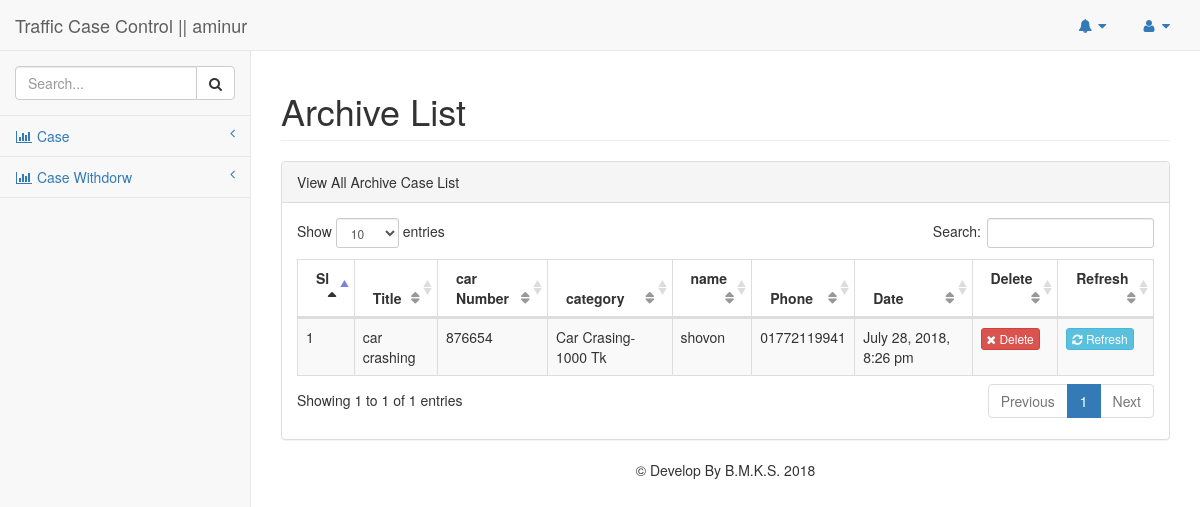
Page /archive.php (signed in) on the committed database.
### tables this page shows
CREATE TABLE `cases` (
  `id` int(11) NOT NULL,
  `title` varchar(255) NOT NULL,
  `car_number` varchar(255) NOT NULL,
  `cat_id` int(11) NOT NULL,
  `vname` varchar(255) NOT NULL,
  `vemail` varchar(255) NOT NULL,
  `vphone` varchar(255) NOT NULL,
  `details` text NOT NULL,
  `status` int(11) NOT NULL DEFAULT '0',
  `withdrow` int(11) NOT NULL DEFAULT '0',
  `date` timestamp NOT NULL DEFAULT CURRENT_TIMESTAMP
);

CREATE TABLE `category` (
  `cat_id` int(11) NOT NULL,
  `name` varchar(255) NOT NULL
);

### lib/Database.php (called while the page is built, shortened)
<?php
Class Database{
 public $host   = DB_HOST;
 public $user   = DB_USER;
 public $pass   = DB_PASS;
 public $dbname = DB_NAME;
 public $link;
private function connectDB(){
 $this->link = new mysqli($this->host, $this->user, $this->pass,
  $this->dbname);
 }
public function select($query){
  $result = $this->link->query($query) or
   die($this->link->error.__LINE__);
  if($result->num_rows > 0){
    return $result;
  } else {
    return false;
  }
 }
}

### classes/Casecontrol.php (called while the page is built, shortened)
<?php
include_once ('lib/Database.php');
include_once ('helpers/Format.php');
class Casecontrol{
    private $db;
     public function __construct()
     {
         $this->db = new Database();
     }
     public function getAllArchiveCases(){
        $query = "select cases.*, category.name from cases
                INNER JOIN category
                ON cases.cat_id = category.cat_id
                where cases.withdrow = 1 order by cases.title desc
        ";
        $result = $this->db->select($query);
        return $result;
     }
}

### helpers/Format.php (called while the page is built, shortened)
<?php
class Format{
 public function formatDate($date){
  return date('F j, Y, g:i a', strtotime($date));
 }
}
?>

### archive.php (the view, shortened to what this page needs)
<?php include 'inc/head.php'; ?>
<div id="wrapper">
<?php include 'inc/top.php'; ?>
<?php include 'inc/sidebar.php'; ?>
<?php
include_once ('lib/Database.php');
include_once ('helpers/Format.php');
include_once ('classes/Casecontrol.php');
 ?>
<div id="page-wrapper">
            <div class="row">
                <div class="col-lg-12">
                    <h1 class="page-header">Archive List</h1>
                </div>
            </div>
            <div class="row">
                <div class="col-lg-12">
                    <div class="panel panel-default">
                        <div class="panel-heading">
                            View All Archive Case List
                        </div>
                        <div class="panel-body">
                            <table width="100%" class="table table-striped table-bordered table-hover" id="dataTables-example">
                                <thead>
                                    <tr>
                                        <th>Sl</th>
                                        <th>Title</th>
                                        <th>car Number</th>
                                        <th>category</th>
                                        <th>name</th>
                                        <th>Phone</th>
                                        <th>Date</th>
                                        <th>Delete</th>
                                        <th>Refresh</th>
                                    </tr>
                                </thead>
                                <tbody>
                                <?php
                                $fm = new Format();
                                $case = new Casecontrol();
                                $getArchivecases = $case->getAllArchiveCases();
                                if($getArchivecases){
                                    $i = 0;
                                    while($result = $getArchivecases->fetch_assoc()){
                                    $i++;
                                ?>
                                    <tr class="odd gradeX">
                                        <td><?php echo $i; ?></td>
                                        <td><?php echo $result['title']; ?></td>
                                        <td><?php echo $result['car_number']; ?></td>
                                        <td><?php echo $result['name']; ?></td>
                                        <td><?php echo $result['vname']; ?></td>
                                        <td><?php echo $result['vphone']; ?></td>
                                        <td><?php echo $fm->formatDate($result['date']); ?></td>
<td class="center"><a class="btn btn-xs btn-danger" onclick="return confirm('Are You Sure Want To Delete')" href="?delcaseid=<?php echo $result['id']; ?>"><i class="fa fa-remove"></i> Delete</a></td>
<td class="center"><a class="btn btn-xs btn-info"  href="?refreshid=<?php echo $result['id']; ?>"><i class="fa fa-refresh"></i> Refresh</a></td>
                                    </tr>
                                    <?php } } ?>
                                </tbody>
                            </table>
                        </div>
                    </div>
                </div>
            </div>
<?php include 'inc/footer.php'; ?>

### rows in the picture
cases: title "car crashing", car_number "876654", cat.name "Car Crasing-1000 Tk", vname "shovon", vphone "01772119941", date "July 28, 2018, 8:26 pm"

### other values in the picture
Session::get("usrfname") "aminur"
